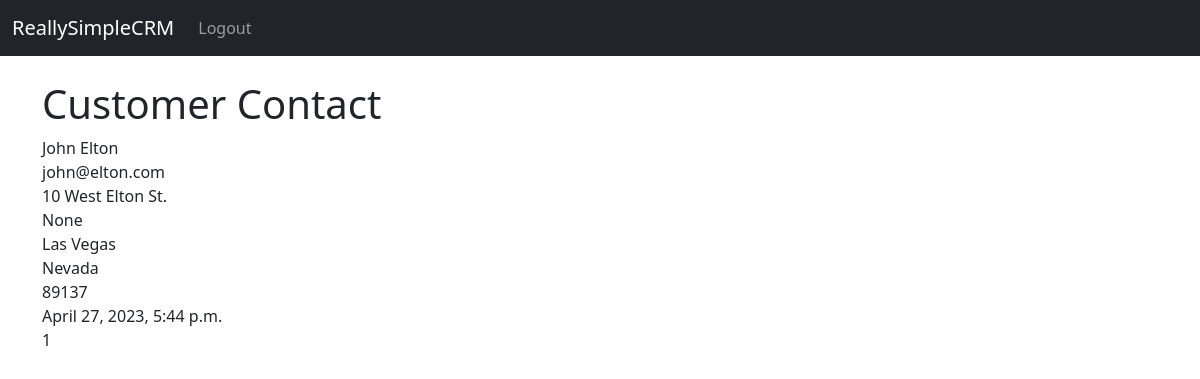
Page /contact/1/ (signed in) on the committed database.
### reallysimplecrm/models.py (models this page shows, shortened)
class Contact(models.Model):
    created_at = models.DateTimeField(auto_now_add=True)
    user = models.ForeignKey(User, on_delete=models.CASCADE)
    first_name = models.CharField(max_length=100)
    last_name = models.CharField(max_length=100)
    email = models.EmailField(blank=True, null=True)
    address_line_1 = models.CharField(max_length=100, blank=True, null=True)
    address_line_2 = models.CharField(max_length=100, blank=True, null=True)
    city = models.CharField(max_length=100, blank=True, null=True)
    state = models.CharField(max_length=100, blank=True, null=True)
    zipcode = models.CharField(max_length=10, blank=True, null=True)
    profile_picture = models.ImageField(upload_to='profile_pictures/', blank=True, null=True)

### reallysimplecrm/views.py (the view)
# urls.py: path('contact/<int:pk>/', views.contact_detail, name='contact_detail'),
def contact_detail(request, pk):
    if request.user.is_authenticated:
        customer_contact = Contact.objects.get(id=pk)
        return render(request, 'contact_detail.html', {'customer_contact':customer_contact})
    else:
        messages.success(request, "You Must Be Logged In To View That Page...")
        return redirect('home')

### reallysimplecrm/templates/contact_detail.html (shortened to what this page needs)
{% extends 'base.html' %}
{% block content %}
<h1>Customer Contact</h1>
{{ customer_contact.first_name }} {{ customer_contact.last_name }}
<br />
{{ customer_contact.email }}
<br />
{{ customer_contact.address_line_1 }}
<br />
{{ customer_contact.address_line_2 }}
<br />
{{ customer_contact.city }}
<br />
{{ customer_contact.state }}
<br />
{{ customer_contact.zipcode }}
<br />
{{ customer_contact.created_at }}
<br />
{{ customer_contact.id }}
{% endblock %}

### rows in the picture
Contact: first_name "John", last_name "Elton", email "john@elton.com", address_line_1 "10 West Elton St.", address_line_2 "None", city "Las Vegas", state "Nevada", zipcode "89137", created_at "April 27, 2023, 5:44 p.m.", id "1"
